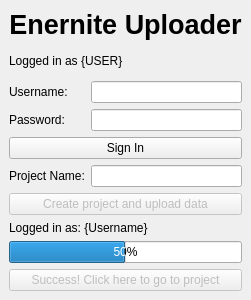
<?xml version="1.0" encoding="UTF-8"?>
<ui version="4.0">
    <class>EnerniteUploaderDockWidgetBase</class>
    <widget class="QDockWidget" name="EnerniteUploaderDockWidgetBase">
        <property name="geometry">
            <rect>
                <x>0</x>
                <y>0</y>
                <width>232</width>
                <height>300</height>
            </rect>
        </property>
        <property name="windowTitle">
            <string>Enernite Uploader</string>
        </property>
        <widget class="QWidget" name="dockWidgetContents">
            <layout class="QVBoxLayout" name="verticalLayout">
                <item>
                    <widget class="QLabel" name="bannerLabel">
                        <property name="text">
                            <string>Enernite Uploader</string>
                        </property>
                        <property name="alignment">
                            <set>Qt::AlignCenter</set>
                        </property>
                        <property name="font">
                            <font>
                                <pointsize>20</pointsize>
                                <bold>true</bold>
                            </font>
                        </property>
                    </widget>
                </item>
                <item>
                    <widget class="QLabel" name="usernameLoggedIn">
                        <property name="text">
                            <string>Logged in as {USER}</string>
                        </property>
                    </widget>
                </item>
                <item>
                    <layout class="QGridLayout" name="gridLayout">
                        <item row="0" column="0">
                            <widget class="QLabel" name="usernameLabel">
                                <property name="text">
                                    <string>Username:</string>
                                </property>
                            </widget>
                        </item>
                        <item row="0" column="1">
                            <widget class="QLineEdit" name="usernameField"/>
                        </item>
                        <item row="1" column="0">
                            <widget class="QLabel" name="passwordLabel">
                                <property name="text">
                                    <string>Password:</string>
                                </property>
                            </widget>
                        </item>
                        <item row="1" column="1">
                            <widget class="QLineEdit" name="passwordField">
                                <property name="echoMode">
                                    <enum>QLineEdit::Password</enum>
                                </property>
                            </widget>
                        </item>
                        <item row="2" column="0" colspan="2">
                            <widget class="QPushButton" name="signInButton">
                                <property name="text">
                                    <string>Sign In</string>
                                </property>
                            </widget>
                        </item>
                        <item row="3" column="0">
                            <widget class="QLabel" name="projectNameLabel">
                                <property name="text">
                                    <string>Project Name:</string>
                                </property>
                            </widget>
                        </item>

                        <item row="3" column="1">
                            <widget class="QLineEdit" name="projectNameField"/>
                        </item>

                        
                        <item row="4" column="0" colspan="2">
                            <widget class="QPushButton" name="uploadToProjectButton">
                                <property name="text">
                                    <string>Create project and upload data</string>
                                </property>
                                <property name="enabled">
                                    <bool>false</bool>
                                </property>
                            </widget>
                        </item>

                        <item row="5" column="0" colspan="2">
                            <widget class="QLabel" name="loggedInTextLabel">
                                <property name="visible">
                                    <bool>false</bool>
                                </property>
                                <property name="text">
                                    <string>Logged in as: {Username}</string>
                                </property>
                            </widget>
                        </item>
                        <item row="6" column="0" colspan="2">
                            <widget class="QProgressBar" name="loaderProgressBar">
                                <property name="hidden">
                                    <bool>false</bool>
                                </property>
                                <property name="minimum">
                                    <number>0</number>
                                </property>
                                <property name="maximum">
                                    <number>100</number>
                                </property>
                                <property name="value">
                                    <number>50</number>
                                </property>
                            </widget>
                        </item>
                        <item row="7" column="0" colspan="2">
                            <widget class="QPushButton" name="projectUploadedButton">
                                <property name="text">
                                    <string>Success! Click here to go to project</string>
                                </property>
                                <property name="enabled">
                                    <bool>false</bool>
                                </property>
                            </widget>
                        </item>
                    </layout>
                </item>
            </layout>
        </widget>
    </widget>
    <resources/>
    <connections/>
</ui>
